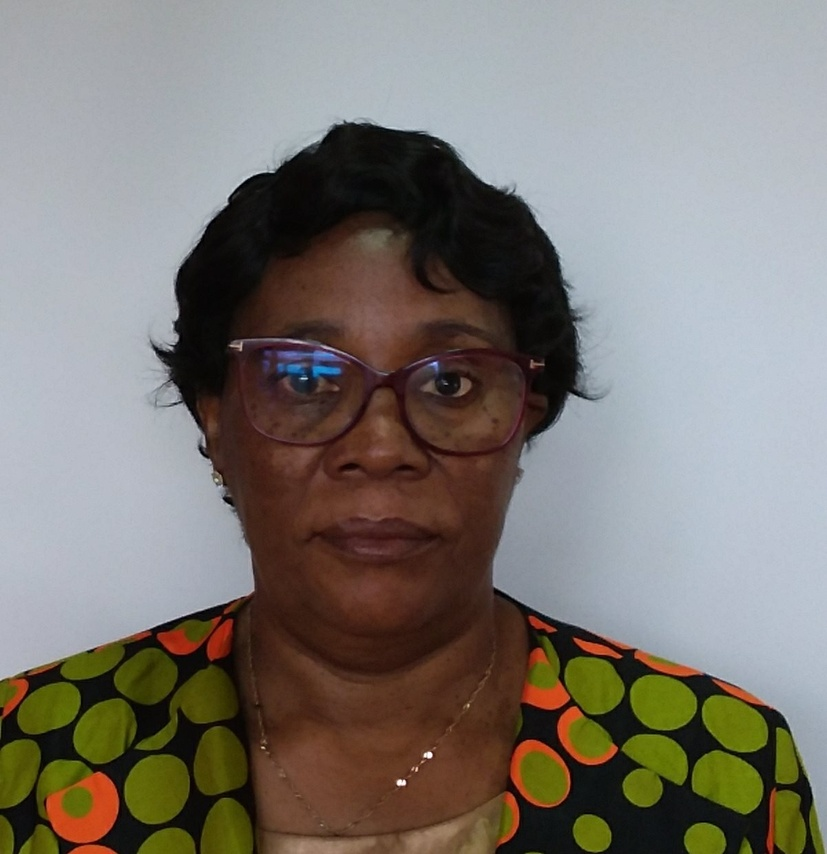
#> input picture fotos/img_teste_4.jpg, 827 x 854 px, shrunk from 1201 x 1240 before the run, found by its file name
$ python deteccao_pessoas.py
#> lines starting #> are read from the running program, lines starting #| are printed output that depends on the picture; after the words box and inside, x2 and y2 are one past the last pixel; in counts of white or black regions, pixels touching at a corner belong together
import cv2

imagem = cv2.imread('/home/ngwebsig/Documents/Estágio/fotos/img_teste_4.jpg')
#> imagem is the input picture: shape (854, 827, 3); mean B, G, R 114.6, 120.5, 125.4
classificadorFace = cv2.CascadeClassifier('haarcascades/haarcascade_frontalface_default.xml')

imagemCinza = cv2.cvtColor(imagem, cv2.COLOR_BGR2GRAY)
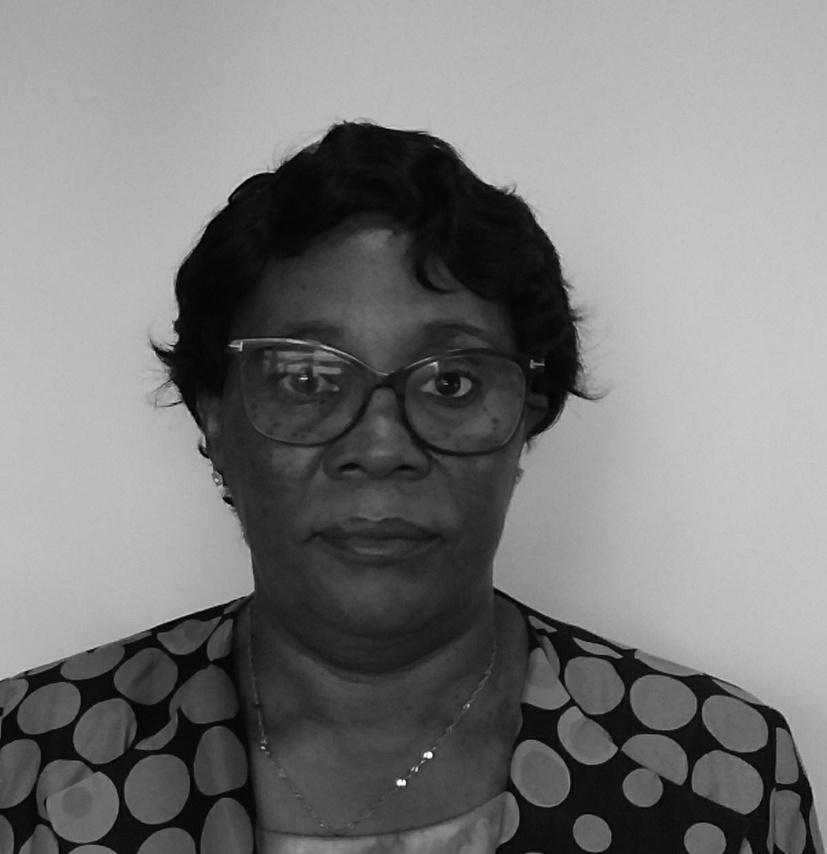
#> imagemCinza: shape (854, 827); min 0, max 253, mean 121.3
detecta = classificadorFace.detectMultiScale(image = imagemCinza, scaleFactor = 1.05, minNeighbors = 50, minSize = (10, 10))
#> detecta = ()

for (x, y, l, a) in detecta:
    cv2.rectangle(imagem, (x, y), (x + l, y + a), (255, 0, 0), 2)
    contador = str(detecta.shape[0])
    cv2.putText(imagem, contador, (x + 10, y - 10), cv2.FONT_HERSHEY_SIMPLEX, 1, (0, 255, 0), 2, cv2.LINE_AA)
#> this loop made 0 passes

cv2.imwrite("/home/ngwebsig/Documents/Estágio/fotos/img_teste_5.jpg", imagem)
#cv2.imshow("Deteccao de pessoas", imagem)
#cv2.waitKey()

$ run again, with fotos/img_teste_1.jpg copied over fotos/img_teste_4.jpg
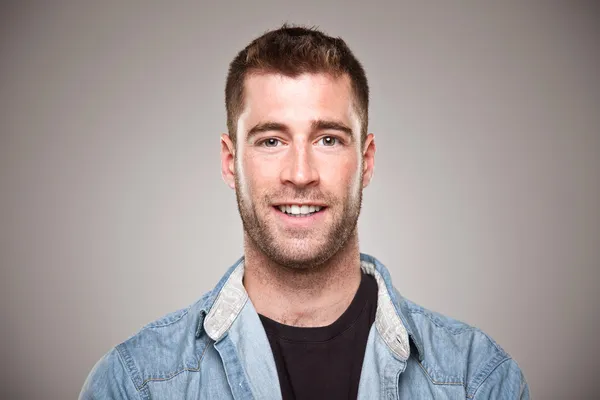
#> input picture fotos/img_teste_1.jpg, 600 x 400 px, found by its file name
#> imagem is the input picture: shape (400, 600, 3); mean B, G, R 148, 149.4, 160.4
#> `imagemCinza = cv2.cvtColor(imagem, cv2.COLOR_BGR2GRAY)`:
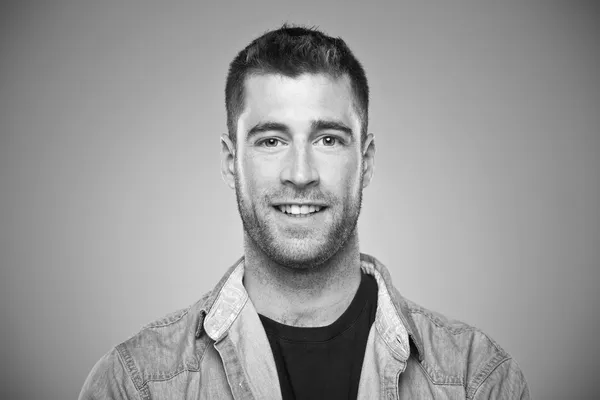
#> imagemCinza: shape (400, 600); min 2, max 255, mean 152.6
#> detecta = [[212, 70, 174, 174]]
#> the loop `for (x, y, l, a) in detecta:` made 1 pass
#> (x, y, l, a, contador) on pass 1: (212, 70, 174, 174, '1')
#> after the loop `for (x, y, l, a) in detecta:`:
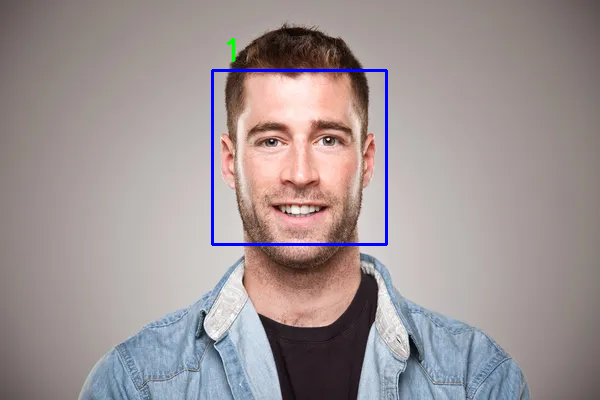
#> imagem: shape (400, 600, 3); 0.93% of pixels changed, all inside (x1, y1, x2, y2) = (211, 38, 388, 246)

$ run again, with fotos/img_teste_2.jpg copied over fotos/img_teste_4.jpg
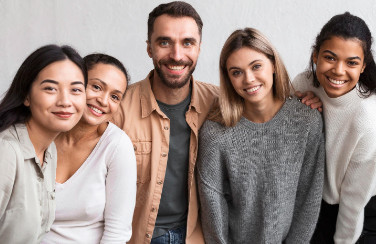
#> input picture fotos/img_teste_2.jpg, 376 x 244 px, found by its file name
#> imagem is the input picture: shape (244, 376, 3); mean B, G, R 134.7, 140.8, 156.7
#> `imagemCinza = cv2.cvtColor(imagem, cv2.COLOR_BGR2GRAY)`:
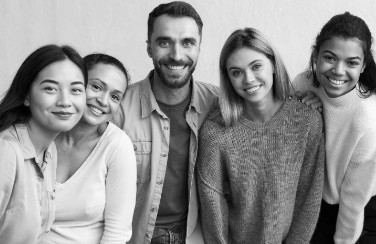
#> imagemCinza: shape (244, 376); min 0, max 254, mean 144.8
#> detecta = [[31, 64, 64, 64], [311, 38, 58, 58], [220, 47, 57, 57], [144, 18, 64, 64]]
#> the loop `for (x, y, l, a) in detecta:` made 4 passes
#> after the loop `for (x, y, l, a) in detecta:`:
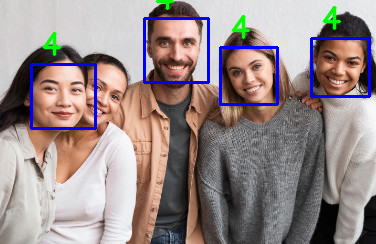
#> imagem: shape (244, 376, 3); 4.05% of pixels changed, all inside (x1, y1, x2, y2) = (30, 0, 371, 130)

$ run again, with fotos/img_teste_3.jpg copied over fotos/img_teste_4.jpg
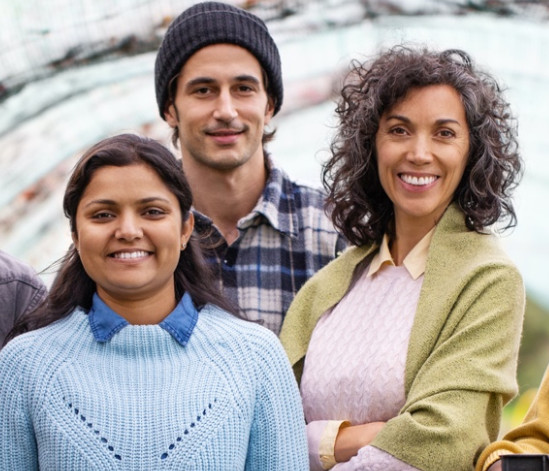
#> input picture fotos/img_teste_3.jpg, 549 x 471 px, found by its file name
#> imagem is the input picture: shape (471, 549, 3); mean B, G, R 156.3, 159.9, 168.3
#> `imagemCinza = cv2.cvtColor(imagem, cv2.COLOR_BGR2GRAY)`:
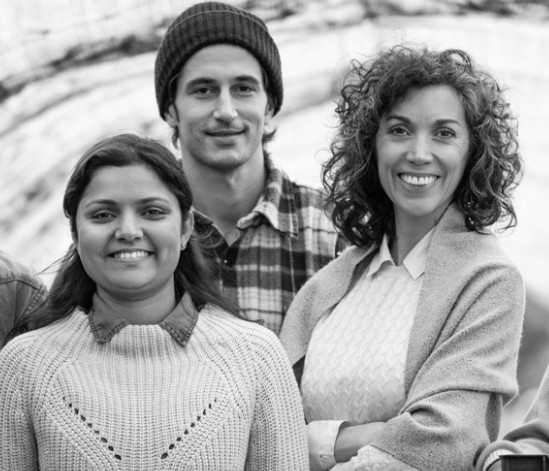
#> imagemCinza: shape (471, 549); min 0, max 254, mean 162
#> detecta = [[161, 41, 124, 124], [363, 86, 117, 117], [67, 163, 123, 123]]
#> the loop `for (x, y, l, a) in detecta:` made 3 passes
#> after the loop `for (x, y, l, a) in detecta:`:
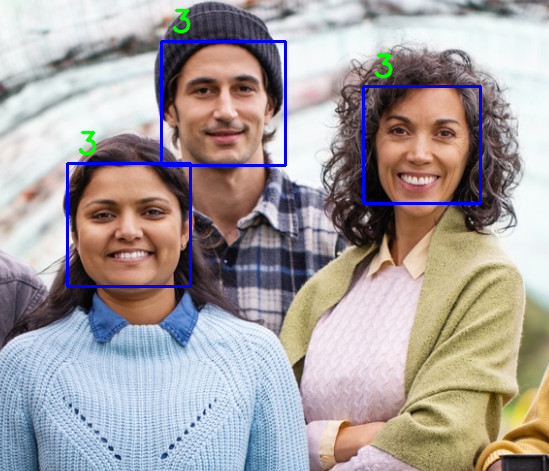
#> imagem: shape (471, 549, 3); 1.96% of pixels changed, all inside (x1, y1, x2, y2) = (66, 8, 482, 288)
